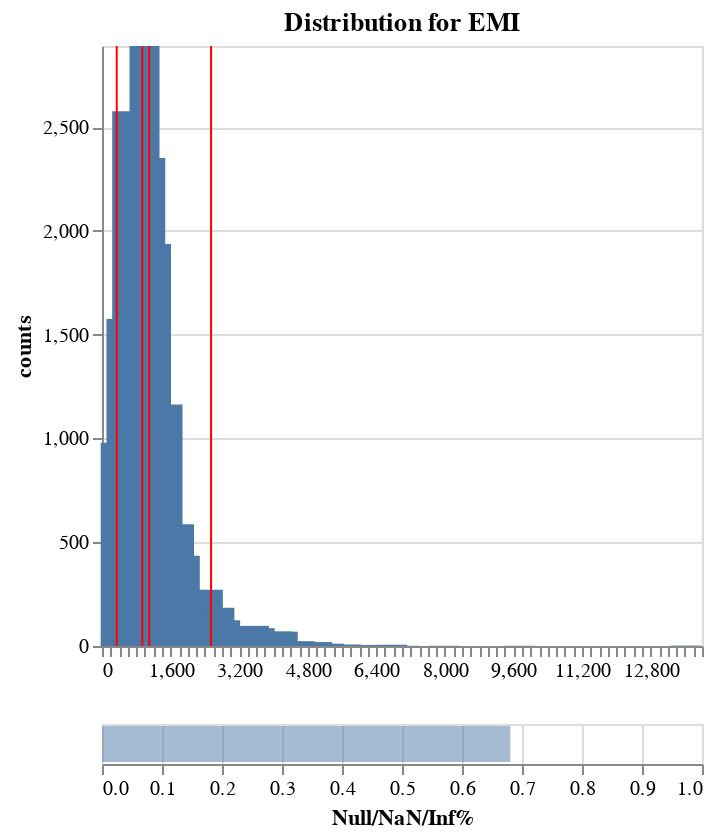

Here is the notebook cell this chart was saved with:
### Code cell
# Plot a single feature's distribution, together with useful stats
df_bins, plot = dia.plot_dist(
    "EMI", 
    n_bins=100, 
    density=False, 
)
plot

### Figure 1 — Vega specification as saved in the notebook (floating-point values rounded to 4 significant figures)
{"$schema": "https://vega.github.io/schema/vega/v5.json", "data": [{"name": "source_0", "values": [{"counts": 979, "counts_end": 979.0, "counts_start": 0.0, "cuts": 319.6}, {"counts": 1576, "counts_end": 1576.0, "counts_start": 0.0, "cuts": 454.0}, {"counts": 2577, "counts_end": 2577.0, "counts_start": 0.0, "cuts": 588.3}, {"counts": 1707, "counts_end": 1707.0, "counts_start": 0.0, "cuts": 722.7}, {"counts": 2437, "counts_end": 2437.0, "counts_start": 0.0, "cuts": 857.1}, {"counts": 2891, "counts_end": 2891.0, "counts_start": 0.0, "cuts": 991.5}, {"counts": 2351, "counts_end": 2351.0, "counts_start": 0.0, "cuts": 1126.0}, {"counts": 1937, "counts_end": 1937.0, "counts_start": 0.0, "cuts": 1260.0}, {"counts": 987, "counts_end": 987.0, "counts_start": 0.0, "cuts": 1395.0}, {"counts": 1164, "counts_end": 1164.0, "counts_start": 0.0, "cuts": 1529.0}, {"counts": 466, "counts_end": 466.0, "counts_start": 0.0, "cuts": 1663.0}, {"counts": 587, "counts_end": 587.0, "counts_start": 0.0, "cuts": 1798.0}, {"counts": 435, "counts_end": 435.0, "counts_start": 0.0, "cuts": 1932.0}, {"counts": 260, "counts_end": 260.0, "counts_start": 0.0, "cuts": 2067.0}, {"counts": 189, "counts_end": 189.0, "counts_start": 0.0, "cuts": 2201.0}, {"counts": 246, "counts_end": 246.0, "counts_start": 0.0, "cuts": 2335.0}, {"counts": 271, "counts_end": 271.0, "counts_start": 0.0, "cuts": 2470.0}, {"counts": 147, "counts_end": 147.0, "counts_start": 0.0, "cuts": 2604.0}, {"counts": 184, "counts_end": 184.0, "counts_start": 0.0, "cuts": 2738.0}, {"counts": 124, "counts_end": 124.0, "counts_start": 0.0, "cuts": 2873.0}, {"counts": 64, "counts_end": 64.0, "counts_start": 0.0, "cuts": 3007.0}, {"counts": 29, "counts_end": 29.0, "counts_start": 0.0, "cuts": 3142.0}, {"counts": 93, "counts_end": 93.0, "counts_start": 0.0, "cuts": 3276.0}, {"counts": 57, "counts_end": 57.0, "counts_start": 0.0, "cuts": 3410.0}, {"counts": 97, "counts_end": 97.0, "counts_start": 0.0, "cuts": 3545.0}, {"counts": 86, "counts_end": 86.0, "counts_start": 0.0, "cuts": 3679.0}, {"counts": 28, "counts_end": 28.0, "counts_start": 0.0, "cuts": 3813.0}, {"counts": 15, "counts_end": 15.0, "counts_start": 0.0, "cuts": 3948.0}, {"counts": 70, "counts_end": 70.0, "counts_start": 0.0, "cuts": 4082.0}, {"counts": 69, "counts_end": 69.0, "counts_start": 0.0, "cuts": 4217.0}, {"counts": 21, "counts_end": 21.0, "counts_start": 0.0, "cuts": 4351.0}, {"counts": 11, "counts_end": 11.0, "counts_start": 0.0, "cuts": 4485.0}, {"counts": 23, "counts_end": 23.0, "counts_start": 0.0, "cuts": 4620.0}, {"counts": 10, "counts_end": 10.0, "counts_start": 0.0, "cuts": 4754.0}, {"counts": 11, "counts_end": 11.0, "counts_start": 0.0, "cuts": 4888.0}, {"counts": 19, "counts_end": 19.0, "counts_start": 0.0, "cuts": 5023.0}, {"counts": 9, "counts_end": 9.0, "counts_start": 0.0, "cuts": 5157.0}, {"counts": 11, "counts_end": 11.0, "counts_start": 0.0, "cuts": 5292.0}, {"counts": 1, "counts_end": 1.0, "counts_start": 0.0, "cuts": 5426.0}, {"counts": 5, "counts_end": 5.0, "counts_start": 0.0, "cuts": 5560.0}, {"counts": 7, "counts_end": 7.0, "counts_start": 0.0, "cuts": 5695.0}, {"counts": 1, "counts_end": 1.0, "counts_start": 0.0, "cuts": 5829.0}, {"counts": 2, "counts_end": 2.0, "counts_start": 0.0, "cuts": 5964.0}, {"counts": 5, "counts_end": 5.0, "counts_start": 0.0, "cuts": 6098.0}, {"counts": 3, "counts_end": 3.0, "counts_start": 0.0, "cuts": 6367.0}, {"counts": 1, "counts_end": 1.0, "counts_start": 0.0, "cuts": 6501.0}, {"counts": 2, "counts_end": 2.0, "counts_start": 0.0, "cuts": 6635.0}, {"counts": 6, "counts_end": 6.0, "counts_start": 0.0, "cuts": 6770.0}, {"counts": 1, "counts_end": 1.0, "counts_start": 0.0, "cuts": 7039.0}, {"counts": 1, "counts_end": 1.0, "counts_start": 0.0, "cuts": 7979.0}, {"counts": 1, "counts_end": 1.0, "counts_start": 0.0, "cuts": 9726.0}, {"counts": 2, "counts_end": 2.0, "counts_start": 0.0, "cuts": 13620.0}]}, {"name": "source_1", "values": [{"names": "p5", "stats": 344.0}, {"names": "p50", "stats": 941.0}, {"names": "avg", "stats": 1101.0}, {"names": "p95", "stats": 2545.0}]}, {"name": "source_2", "values": [{"Null/NaN/Inf%": 0.6805, "Null/NaN/Inf%_end": 0.6805, "Null/NaN/Inf%_start": 0.0}]}], "signals": [{"name": "concat_0_height", "value": 300}, {"name": "concat_1_height", "value": 20}], "marks": [{"type": "group", "name": "concat_0_group", "encode": {"update": {"width": {"signal": "width"}, "height": {"signal": "concat_0_height"}}}, "marks": [{"type": "rect", "name": "concat_0_layer_0_marks", "from": {"data": "source_0"}, "encode": {"update": {"y2": {"field": "counts_start", "scale": "concat_0_y"}, "tooltip": {"signal": "{\"CutValue\": format(datum[\"cuts\"], \"\"), \"counts\": format(datum[\"counts\"], \"\")}"}, "xc": {"field": "cuts", "scale": "concat_0_x"}, "width": {"value": 15}, "y": {"field": "counts_end", "scale": "concat_0_y"}, "fill": {"value": "#4c78a8"}}}, "style": ["bar"]}, {"type": "rule", "name": "concat_0_layer_1_marks", "from": {"data": "source_1"}, "encode": {"update": {"y2": {"field": {"signal": null, "datum": null, "group": "height", "parent": null}}, "stroke": {"value": "red"}, "x": {"field": "stats", "scale": "concat_0_x"}, "y": {"value": 0}, "tooltip": {"signal": "{\"Stats\": isValid(datum[\"names\"]) ? datum[\"names\"] : \"\"+datum[\"names\"], \"Value\": format(datum[\"stats\"], \"\")}"}}}, "style": ["rule"]}], "axes": [{"scale": "concat_0_y", "orient": "left", "maxExtent": 0, "minExtent": 0, "ticks": false, "labels": false, "aria": false, "zindex": 0, "gridScale": "concat_0_x", "grid": true, "tickCount": {"signal": "ceil(concat_0_height/40)"}, "domain": false}, {"scale": "concat_0_x", "orient": "bottom", "tickCount": 50, "grid": false, "labelFlush": true, "zindex": 0, "labelOverlap": true}, {"scale": "concat_0_y", "labelOverlap": true, "grid": false, "orient": "left", "title": "counts", "tickCount": {"signal": "ceil(concat_0_height/40)"}, "zindex": 0}], "title": {"text": "Distribution for EMI", "frame": "group"}, "style": "cell"}, {"type": "group", "name": "concat_1_group", "encode": {"update": {"width": {"signal": "width"}, "height": {"signal": "concat_1_height"}}}, "signals": [{"name": "height", "update": "concat_1_height"}], "marks": [{"type": "rect", "name": "concat_1_marks", "from": {"data": "source_2"}, "encode": {"update": {"height": {"signal": "0.9 * height"}, "opacity": {"value": 0.5}, "x": {"field": "Null/NaN/Inf%_end", "scale": "concat_1_x"}, "tooltip": {"signal": "{\"Null/NaN/Inf%\": format(datum[\"Null/NaN/Inf%\"], \"\")}"}, "fill": {"value": "#4c78a8"}, "yc": {"signal": "concat_1_height", "mult": 0.5}, "x2": {"field": "Null/NaN/Inf%_start", "scale": "concat_1_x"}}}, "style": ["bar"]}], "axes": [{"scale": "concat_1_x", "grid": true, "tickCount": {"signal": "ceil(width/40)"}, "orient": "bottom", "zindex": 0, "domain": false, "minExtent": 0, "labels": false, "maxExtent": 0, "aria": false, "ticks": false}, {"scale": "concat_1_x", "labelFlush": true, "orient": "bottom", "labelOverlap": true, "tickCount": {"signal": "ceil(width/40)"}, "grid": false, "zindex": 0, "title": "Null/NaN/Inf%"}], "style": "cell"}], "scales": [{"name": "concat_0_x", "type": "linear", "domain": {"fields": [{"data": "source_0", "field": "cuts"}, {"data": "source_1", "field": "stats"}]}, "range": [0, {"signal": "width"}], "zero": false, "padding": 5, "nice": true}, {"name": "concat_0_y", "type": "linear", "domain": {"data": "source_0", "fields": ["counts_start", "counts_end"]}, "range": [{"signal": "concat_0_height"}, 0], "domainMin": 0, "zero": true}, {"name": "concat_1_x", "type": "linear", "domain": [0, 1], "range": [0, {"signal": "width"}], "zero": true}], "background": "white", "layout": {"padding": 20, "columns": 1, "bounds": "full", "align": "each"}, "padding": 5, "width": 300}
